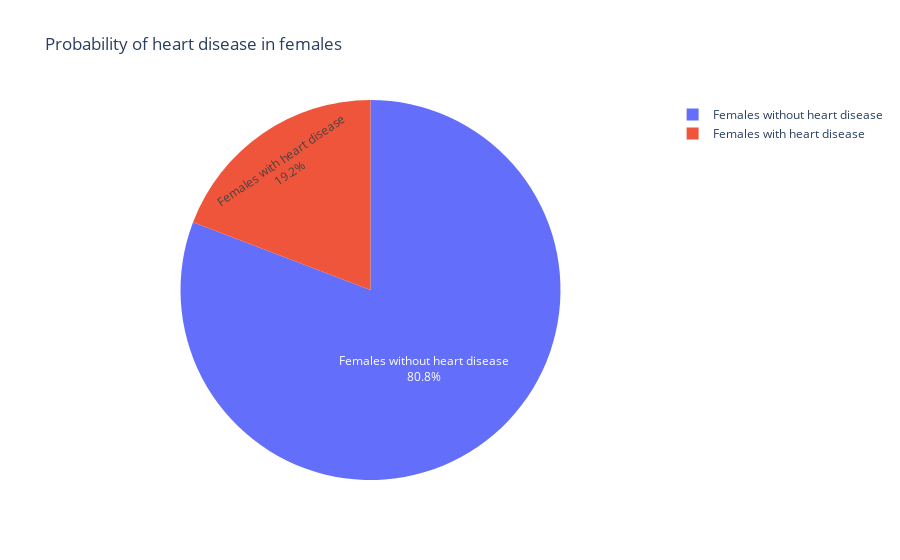

The notebook cell saved with this chart:
### Markdown cell above
### Pie charts - Heart disease in Females and Males

### Code cell
# Calculate the counts and percentages
counts = [df[(df["Sex"] == 'F') & (df["HeartDisease"] == 0)].count().to_numpy()[0],
          df[(df["Sex"] == 'F') & (df["HeartDisease"] == 1)].count().to_numpy()[0]]
total = sum(counts)
percentages = [count/total*100 for count in counts]

# Define the labels 
labels = ["Females without heart disease", "Females with heart disease"]

# Create the pie chart
fig = go.Figure(data=[go.Pie(labels=labels, 
                             values=percentages,
                             textinfo='label+percent'
                            )])

# Set the chart title and legend
fig.update_layout(title_text='Probability of heart disease in females', showlegend=True)

# Show the chart
fig.show()

### Figure 1 — Plotly figure (JSON) as saved in the notebook; plotly's stock layout.template omitted (floating-point values rounded to 4 significant figures)
{"data": [{"labels": ["Females without heart disease", "Females with heart disease"], "textinfo": "label+percent", "type": "pie", "values": [80.81, 19.19]}], "layout": {"showlegend": true, "title": {"text": "Probability of heart disease in females"}}}
